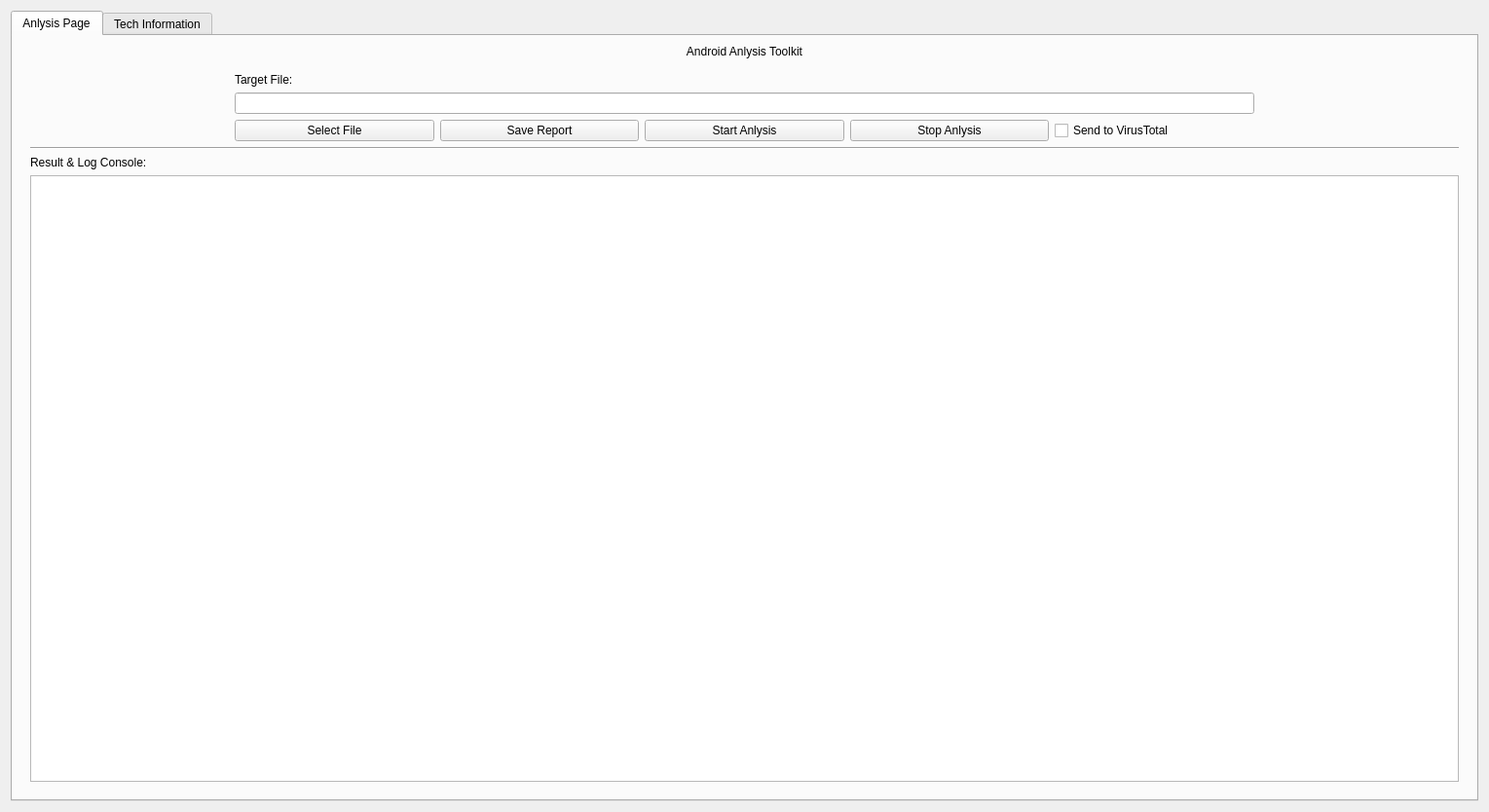
<?xml version="1.0" encoding="UTF-8"?>
<ui version="4.0">
 <class>AndroidAnlysisWidget</class>
 <widget class="QWidget" name="AndroidAnlysisWidget">
  <property name="geometry">
   <rect>
    <x>0</x>
    <y>0</y>
    <width>1529</width>
    <height>834</height>
   </rect>
  </property>
  <property name="windowTitle">
   <string>Form</string>
  </property>
  <layout class="QGridLayout" name="gridLayout">
   <item row="0" column="0">
    <widget class="QTabWidget" name="tabWidget">
     <property name="currentIndex">
      <number>0</number>
     </property>
     <widget class="QWidget" name="tab">
      <attribute name="title">
       <string>Anlysis Page</string>
      </attribute>
      <layout class="QGridLayout" name="gridLayout_2">
       <item row="1" column="0">
        <widget class="QWidget" name="widget_2" native="true">
         <layout class="QGridLayout" name="gridLayout_3">
          <item row="2" column="5">
           <widget class="QCheckBox" name="checkBox_sendVT">
            <property name="text">
             <string>Send to VirusTotal</string>
            </property>
           </widget>
          </item>
          <item row="2" column="2">
           <widget class="QPushButton" name="pushButton_saveReport">
            <property name="text">
             <string>Save Report</string>
            </property>
           </widget>
          </item>
          <item row="2" column="3">
           <widget class="QPushButton" name="pushButton_startAnlysis">
            <property name="text">
             <string>Start Anlysis</string>
            </property>
           </widget>
          </item>
          <item row="2" column="1">
           <widget class="QPushButton" name="pushButton_selectFile">
            <property name="text">
             <string>Select File</string>
            </property>
           </widget>
          </item>
          <item row="5" column="0" colspan="7">
           <widget class="QTextBrowser" name="textBrowser_logConsole">
            <property name="styleSheet">
             <string notr="true">font: 12pt &quot;Hack&quot;;</string>
            </property>
           </widget>
          </item>
          <item row="3" column="0" colspan="7">
           <widget class="Line" name="line_2">
            <property name="orientation">
             <enum>Qt::Horizontal</enum>
            </property>
           </widget>
          </item>
          <item row="4" column="0">
           <widget class="QLabel" name="label_3">
            <property name="text">
             <string>Result &amp; Log Console:</string>
            </property>
           </widget>
          </item>
          <item row="1" column="1" colspan="5">
           <widget class="QLineEdit" name="lineEdit_showTargetPath"/>
          </item>
          <item row="2" column="4">
           <widget class="QPushButton" name="pushButton_stopAnlysis">
            <property name="text">
             <string>Stop Anlysis</string>
            </property>
           </widget>
          </item>
          <item row="0" column="6" rowspan="3">
           <widget class="QLabel" name="label_showApkTemplate">
            <property name="text">
             <string/>
            </property>
           </widget>
          </item>
          <item row="0" column="1" colspan="2">
           <widget class="QLabel" name="label_2">
            <property name="text">
             <string>Target File:</string>
            </property>
           </widget>
          </item>
         </layout>
        </widget>
       </item>
       <item row="0" column="0">
        <widget class="QLabel" name="label">
         <property name="maximumSize">
          <size>
           <width>16777215</width>
           <height>21</height>
          </size>
         </property>
         <property name="text">
          <string>&lt;html&gt;&lt;head/&gt;&lt;body&gt;&lt;p align=&quot;center&quot;&gt;Android Anlysis Toolkit&lt;/p&gt;&lt;/body&gt;&lt;/html&gt;</string>
         </property>
        </widget>
       </item>
      </layout>
     </widget>
     <widget class="QWidget" name="tab_2">
      <attribute name="title">
       <string>Tech Information</string>
      </attribute>
     </widget>
    </widget>
   </item>
  </layout>
 </widget>
 <resources/>
 <connections/>
</ui>
